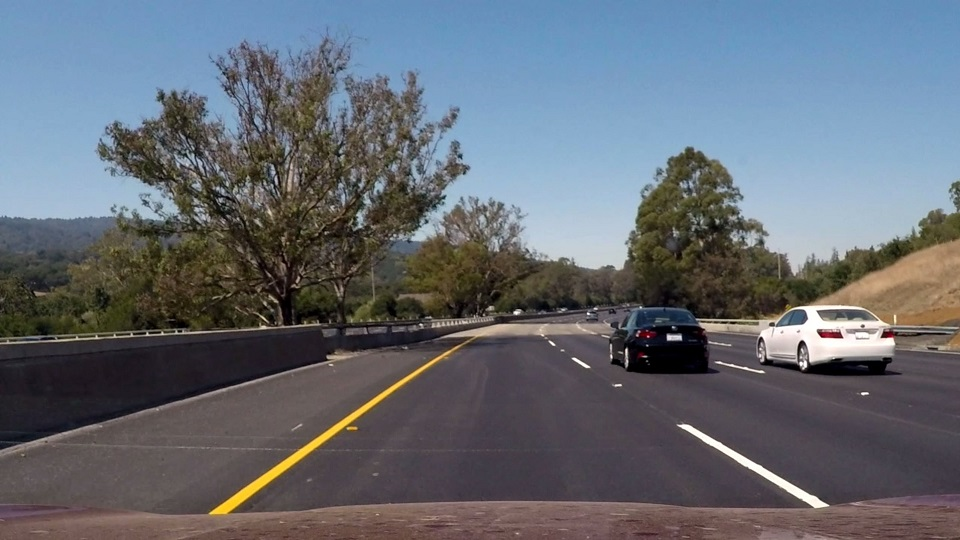
#> input picture test_images/Challenge2.jpg, 960 x 540 px, found by its file name
$ jupyter execute P1-Submission.ipynb   (shell and % lines are left out)
#> lines starting #> are read from the running program, lines starting #| are printed output that depends on the picture; after the words box and inside, x2 and y2 are one past the last pixel; in counts of white or black regions, pixels touching at a corner belong together
[cell 1]
import matplotlib.pyplot as plt
import matplotlib.image as mpimg
import numpy as np
import cv2

[cell 2]
#reading in an image
image = mpimg.imread('test_images/challenge2.jpg')
#> image is the input picture: shape (540, 960, 3); mean R, G, B 100.9, 106.7, 115.1

#printing out some stats and plotting
print('This image is:', type(image), 'with dimensions:', image.shape)
#| This image is: <class 'numpy.ndarray'> with dimensions: (540, 960, 3)
plt.imshow(image)  # if you wanted to show a single color channel image called 'gray', for example, call as plt.imshow(gray, cmap='gray')

[cell 3]
gray = cv2.cvtColor(image, cv2.COLOR_RGB2GRAY) #grayscale conversion
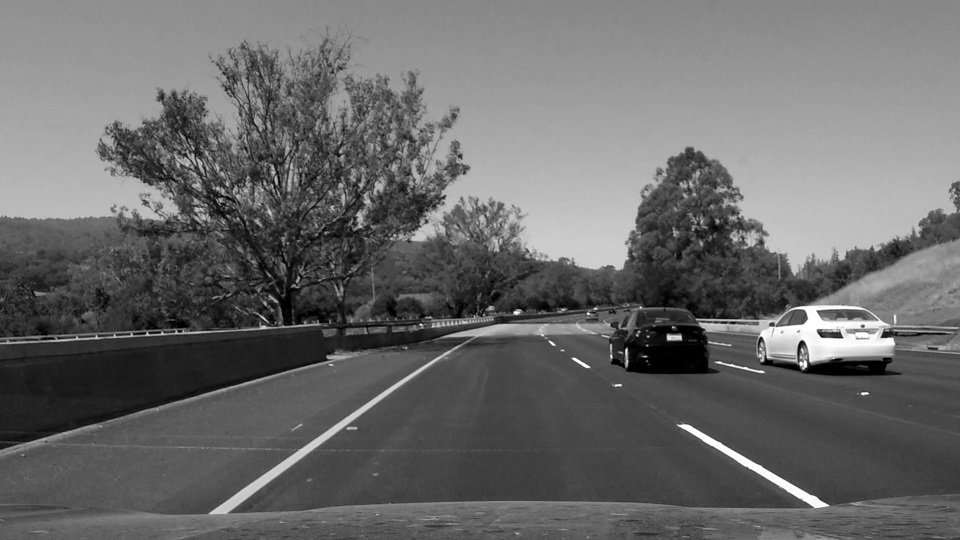
#> gray: shape (540, 960); min 0, max 255, mean 105.9
plt.imshow(gray, cmap='gray')

[cell 4]
low_threshold = 47
high_threshold = 160
kernel_size = 5
blur_gray = cv2.GaussianBlur(gray,(kernel_size, kernel_size), 0)

edges = cv2.Canny(blur_gray, low_threshold, high_threshold)
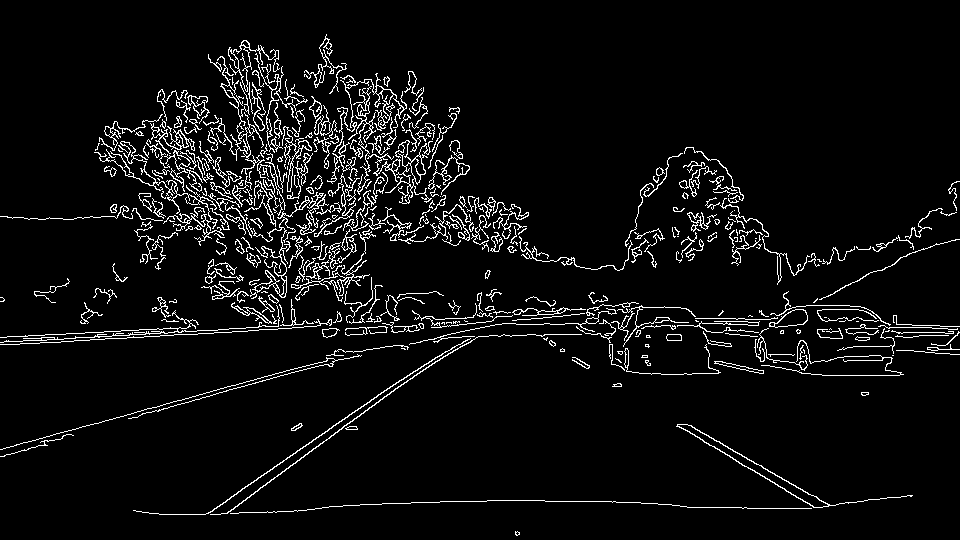
#> edges: shape (540, 960); 5.5% white in thin lines or dots
plt.imshow(edges, cmap='Greys_r')

[cell 5]
mask = np.zeros_like(edges)
ignore_mask_color = 255
plt.imshow(mask)
# This time we are defining a four sided polygon to mask
imshape = image.shape
#> imshape = (540, 960, 3)
vertices = np.array([[(180,imshape[0]),(450,329), (500,320), (820,imshape[0])]], dtype=np.int32)
#vertices = np.array([[(220,480),(400,400), (600,400), (780,480)]], dtype=np.int32)
cv2.fillPoly(mask, vertices, ignore_mask_color)
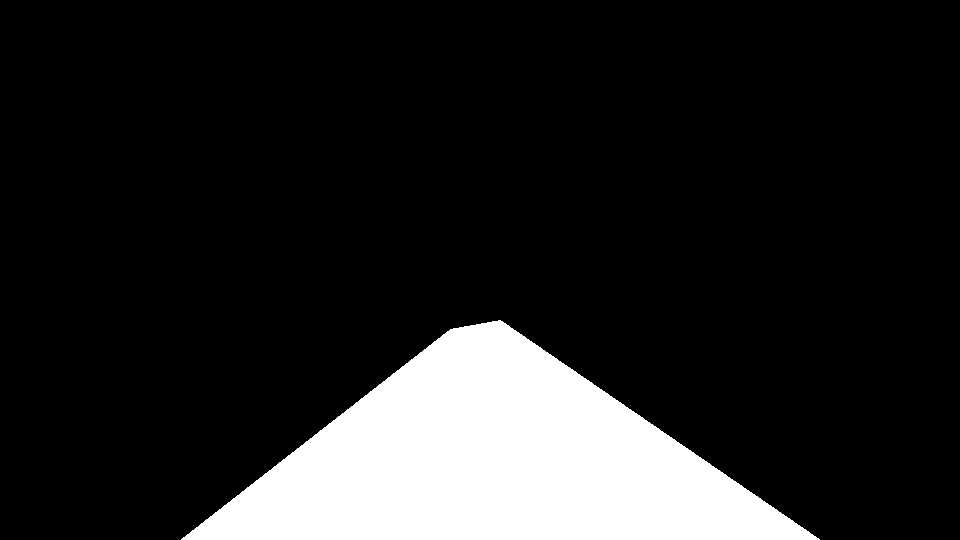
#> mask: shape (540, 960); 14.4% white; 1 white region, box (x1, y1, x2, y2) and area: (181, 320, 820, 540) 74539
masked_edges = cv2.bitwise_and(edges, mask)
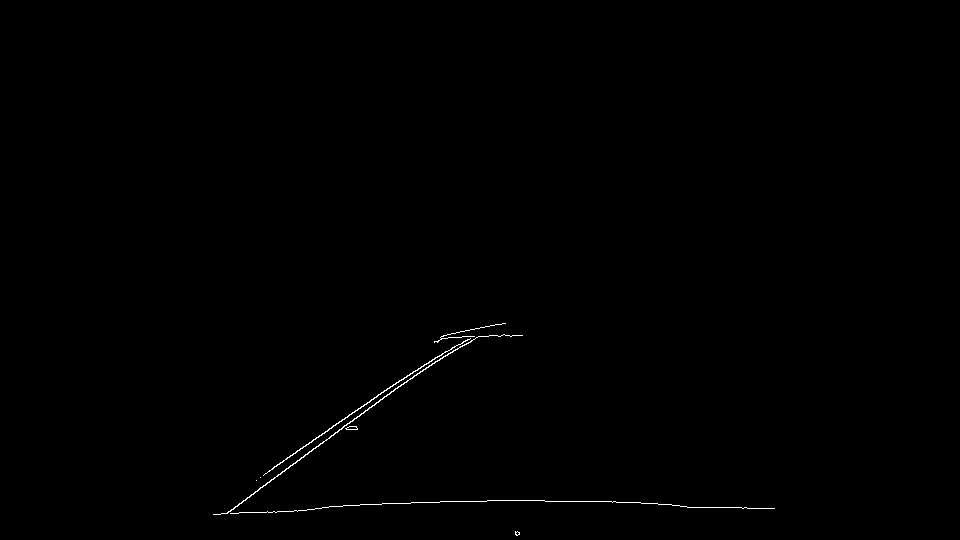
#> masked_edges: shape (540, 960); 0.29% white in thin lines or dots, all inside (x1, y1, x2, y2) = (213, 323, 775, 536)
#plt.imshow(masked_edges)
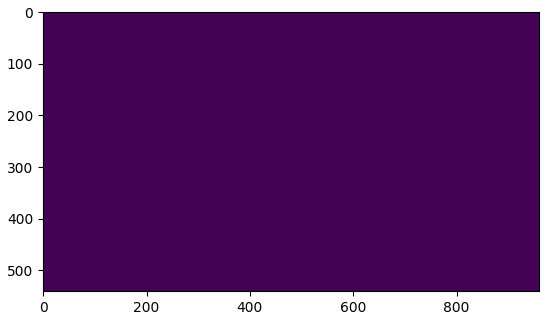
#> figure drawn by matplotlib, 1 panel

[cell 6]
# Define the Hough transform parameters
# Make a blank the same size as our image to draw on
rho = 2 # distance resolution in pixels of the Hough grid
theta = np.pi/180 # angular resolution in radians of the Hough grid
threshold = 15     # minimum number of votes (intersections in Hough grid cell)
min_line_length =40 #minimum number of pixels making up a line
max_line_gap = 20  # maximum gap in pixels between connectable line segments
line_image = np.copy(image)*0 # creating a blank to draw lines on
#> line_image: shape (540, 960, 3); every value is 0

# Run Hough on edge detected image
# Output "lines" is an array containing endpoints of detected line segments
lines = cv2.HoughLinesP(masked_edges, rho, theta, threshold, np.array([]),
                            min_line_length, max_line_gap)
#> lines = 17 rows, first 6: [224, 513, 481, 327], [327, 431, 421, 366], [687, 507, 774, 508], [382, 503, 486, 501], [487, 500, 640, 502], [282, 462, 349, 414]

# Iterate over the output "lines" and draw lines on a blank image

for line in lines:
    for x1,y1,x2,y2 in line:
        cv2.line(line_image,(x1,y1),(x2,y2),(255,0,0),2)
#> this loop made 17 passes
#> line on passes 1 to 12: [[224, 513, 481, 327]], [[327, 431, 421, 366]], [[687, 507, 774, 508]], [[382, 503, 486, 501]], [[487, 500, 640, 502]], [[282, 462, 349, 414]], [[227, 512, 297, 511]], [[441, 338, 522, 335]], [[230, 510, 273, 479]], [[431, 365, 482, 327]], [[442, 358, 487, 326]], [[300, 510, 340, 506]]
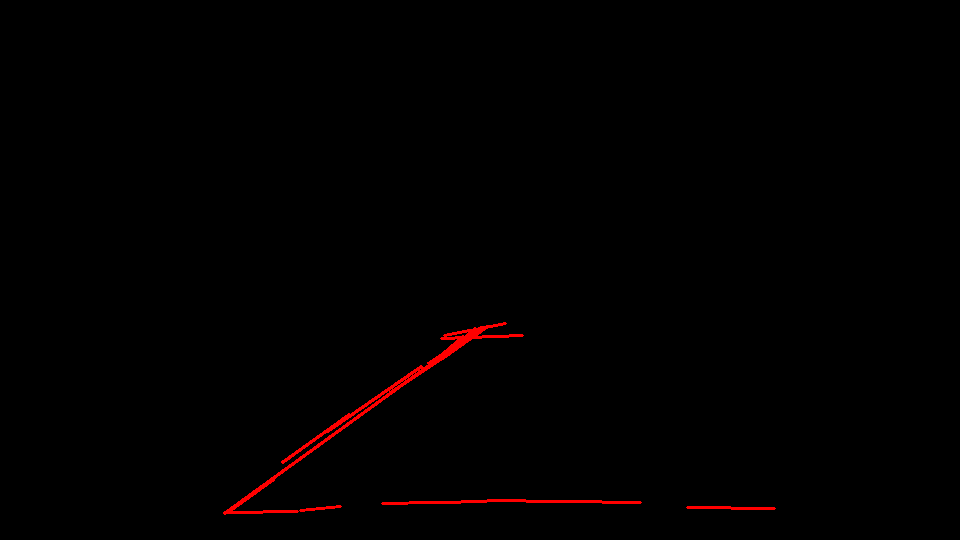
#> line_image: shape (540, 960, 3); mean R, G, B 1.8, 0, 0

print
# Create a "color" binary image to combine with line image
color_edges = np.dstack((edges, edges, edges))
#> color_edges: shape (540, 960, 3); 5.5% white in thin lines or dots

# Draw the lines on the edge image
lines_edges = cv2.addWeighted(color_edges, 0.8, line_image, 1, 0)
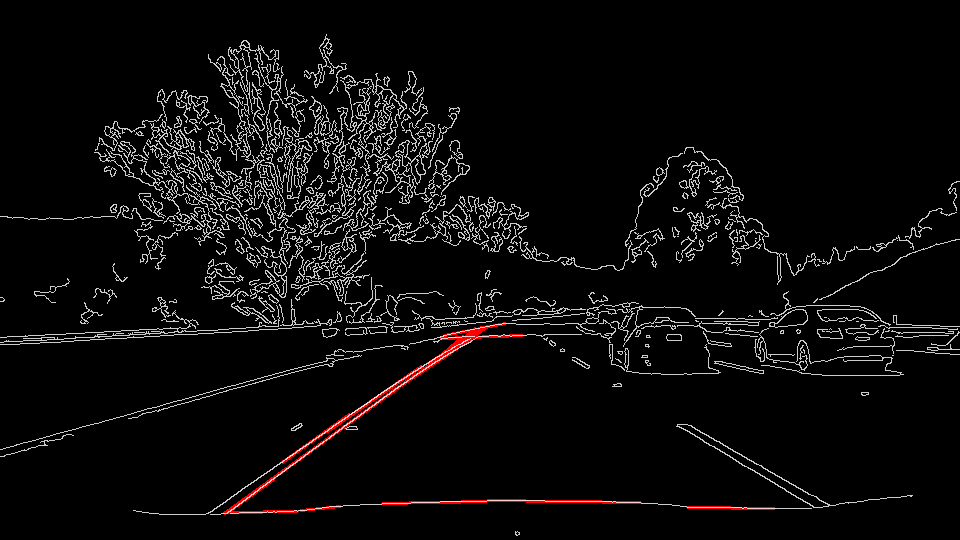
#> lines_edges: shape (540, 960, 3); mean of channels 0, 1, 2 12.6, 11.3, 11.3; drawn as R, G, B
plt.imshow(lines_edges)

[cell 7]
old_r=1
old_l=1
old_right=0
old_left=0
old_intercept_r=0
old_intercept_l=0

[cell 8]
r=0
right=0
l=0
left=0
intercept_r=0
intercept_l=0
for line in lines:
    for x1,y1,x2,y2 in line:
        if (((y2-y1)/(x2-x1)) > 1) | (((y2-y1)/(x2-x1)) <-1) | ((x2-x1)==0):
            a=1
        elif ((y2-y1)/(x2-x1))>0:
            right=right+((y2-y1)/(x2-x1))
            r=r+1
            intercept_r=intercept_r+y2-((y2-y1)/(x2-x1))*x2
        elif ((y2-y1)/(x2-x1)) <0:
            left=left+((y2-y1)/(x2-x1))
            l=l+1
            intercept_l=intercept_l+y2-((y2-y1)/(x2-x1))*x2
#> after the loop, intercept_l = 9118.2; intercept_r = 992.7; l = 15; left = -7.67; r = 2; right = 0.0246


if (r==0):
    r=old_r
    intercept_r=old_intercept_r
    right=old_right


if (l==0):
    l=old_l
    intercept_l=old_intercept_l

p=0.2
q=0.8
mean_right=p*(right/r)+q*(old_right/old_r)
#> mean_right = 0.00246
mean_left=p*(left/l)+q*(old_left/old_l)
#> mean_left = -0.102
mean_right_intercept=p*(intercept_r/r)+q*(old_intercept_r/old_r)
#> mean_right_intercept = 99.27
mean_left_intercept=p*(intercept_l/l)+q*(old_intercept_l/old_l)
#> mean_left_intercept = 121.6


"First number is {} and second number is {} {} {} {} {}".format(mean_right, mean_left,mean_right_intercept,mean_left_intercept,r,l)

[cell 9]
Y1=655
Y2=330
X1=int((Y1-mean_left_intercept)/mean_left)
#> X1 = -5213
X2=int((Y2-mean_left_intercept)/mean_left)
#> X2 = -2037


Y11=650
Y22=330
X11=int((Y11-mean_right_intercept)/mean_right)
#> X11 = 224180
X22=int((Y22-mean_right_intercept)/mean_right)
#> X22 = 93920

old_r = r
#> old_r = 2

old_l = l
#> old_l = 15

old_right = right
#> old_right = 0.0246

old_left = left
#> old_left = -7.67

old_intercept_r = intercept_r
#> old_intercept_r = 992.7

old_intercept_l = intercept_l
#> old_intercept_l = 9118.2
lines = np.copy(image)*0
cv2.line(lines,(X1,Y1),(X2,Y2),(255,0,0),10)
cv2.line(lines,(X11,Y11),(X22,Y22),(255,0,0),10)
image_weighted=cv2.addWeighted(image,0.8,lines,2.0,0)
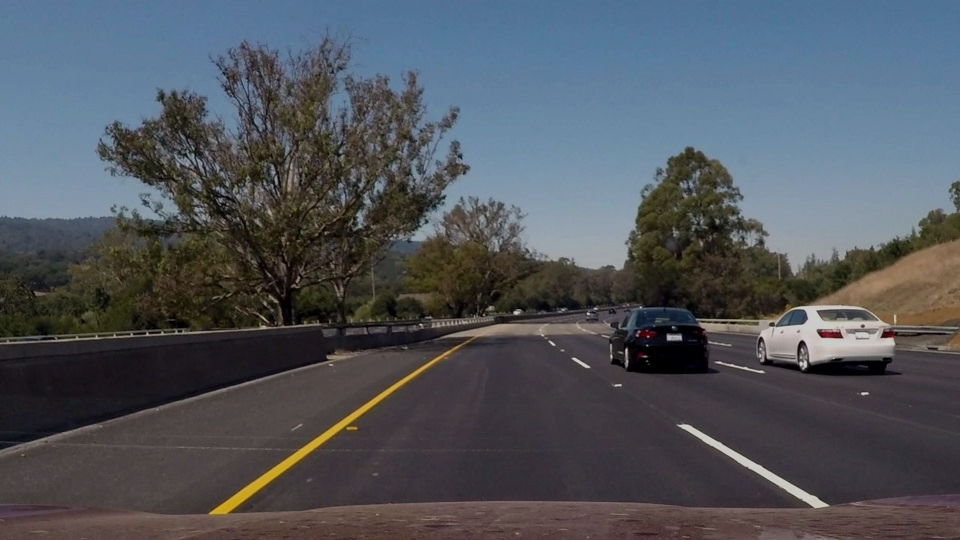
#> image_weighted: shape (540, 960, 3); mean R, G, B 80.7, 85.3, 92.1
plt.imshow(image_weighted)

$ run again, with test_images/challenge1.jpg copied over test_images/Challenge2.jpg
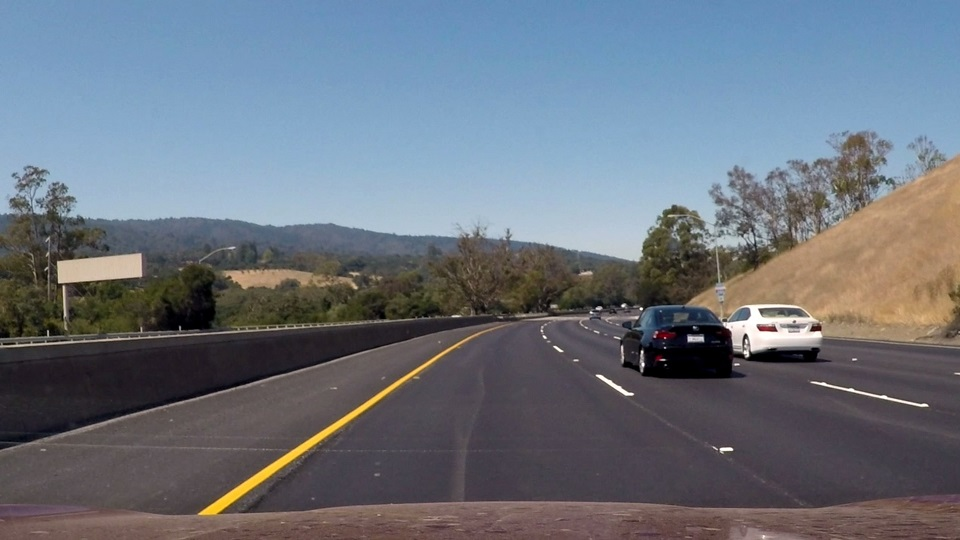
#> input picture test_images/challenge1.jpg, 960 x 540 px, found by its file name
#> image is the input picture: shape (540, 960, 3); mean R, G, B 107.4, 114.8, 125.1
#| This image is: <class 'numpy.ndarray'> with dimensions: (540, 960, 3)
#> edges: shape (540, 960); 2.9% white in thin lines or dots, all inside (x1, y1, x2, y2) = (0, 130, 960, 540)
#> mask: shape (540, 960); 14.4% white; 1 white region, box (x1, y1, x2, y2) and area: (181, 320, 820, 540) 74539
#> masked_edges: shape (540, 960); 0.27% white in thin lines or dots, all inside (x1, y1, x2, y2) = (213, 321, 775, 540)
#> lines = 16 rows, first 6: [213, 514, 486, 323], [690, 507, 774, 508], [322, 431, 446, 348], [364, 505, 420, 502], [216, 513, 302, 511], [546, 501, 657, 503]
#> the loop `for line in lines:` made 16 passes
#> after the loop `for line in lines:`:
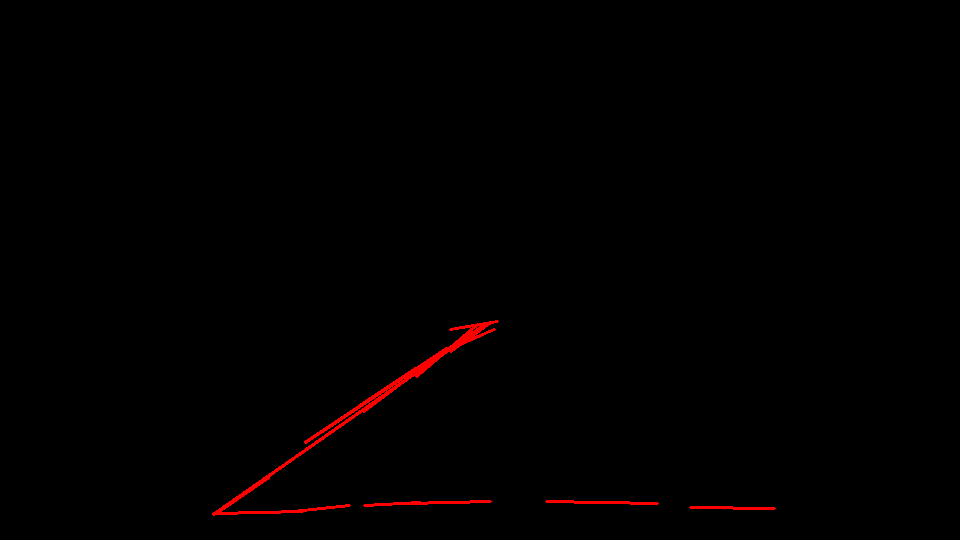
#> line_image: shape (540, 960, 3); mean R, G, B 1.8, 0, 0
#> after the loop `for line in lines:`: intercept_l = 8289; intercept_r = 989.9; l = 14; left = -6.28; r = 2; right = 0.0299
#> mean_right = 0.00299
#> mean_left = -0.0897
#> mean_right_intercept = 98.99
#> mean_left_intercept = 118.4
#> X1 = -5980
#> X2 = -2358
#> X11 = 184142
#> X22 = 77200
#> old_r = 2
#> old_l = 14
#> old_right = 0.0299
#> old_left = -6.28
#> old_intercept_r = 989.9
#> old_intercept_l = 8289
#> `image_weighted=cv2.addWeighted(image,0.8,lines,2.0,0)`:
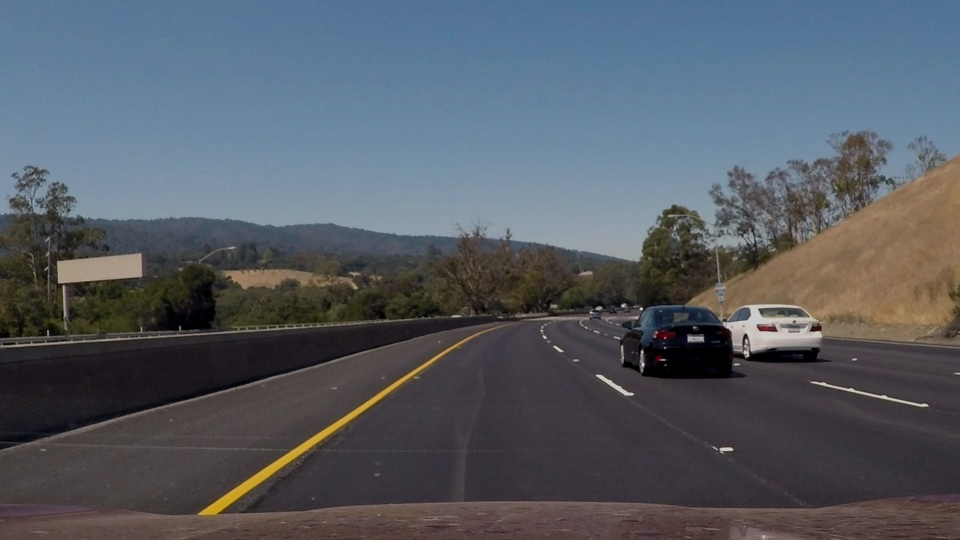
#> image_weighted: shape (540, 960, 3); mean R, G, B 85.9, 91.8, 100.1
